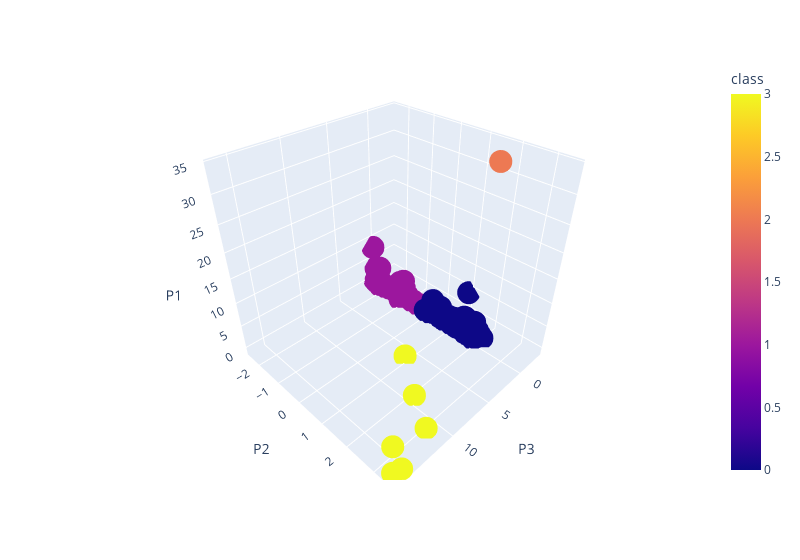

This figure's notebook cell:
### Markdown cell above
### Deliverable 4: Visualizing Cryptocurrencies Results

#### 3D-Scatter with Clusters

### Code cell
# Creating a 3D-Scatter with the PCA data and the clusters

fig = px.scatter_3d(clustered_df,
                   x='P3',
                   y='P2',
                   z='P1',
                    color='class',
                   hover_name='CoinName',
                   hover_data=['Algorithm'],
                   width=800)
fig.show()

### Figure 1 — Plotly figure (JSON) as saved in the notebook; plotly's stock layout.template omitted (floating-point values rounded to 4 significant figures; data arrays with more than 128 entries replaced by an {"elided": "..."} marker saying what was removed)
{"data": [{"customdata": {"elided": "533x1 str values"}, "hovertemplate": "<b>%{hovertext}</b><br><br>P3=%{x}<br>P2=%{y}<br>P1=%{z}<br>Algorithm=%{customdata[0]}<br>class=%{marker.color}<extra></extra>", "hovertext": {"elided": "533 str values"}, "legendgroup": "", "marker": {"color": {"elided": "533 int values"}, "coloraxis": "coloraxis", "symbol": "circle"}, "mode": "markers", "name": "", "scene": "scene", "showlegend": false, "type": "scatter3d", "x": {"elided": "533 float values"}, "y": {"elided": "533 float values"}, "z": {"elided": "533 float values"}}], "layout": {"coloraxis": {"colorbar": {"title": {"text": "class"}}, "colorscale": [[0, "#0d0887"], [0.1111, "#46039f"], [0.2222, "#7201a8"], [0.3333, "#9c179e"], [0.4444, "#bd3786"], [0.5556, "#d8576b"], [0.6667, "#ed7953"], [0.7778, "#fb9f3a"], [0.8889, "#fdca26"], [1, "#f0f921"]]}, "legend": {"tracegroupgap": 0}, "margin": {"t": 60}, "scene": {"domain": {"x": [0, 1], "y": [0, 1]}, "xaxis": {"title": {"text": "P3"}}, "yaxis": {"title": {"text": "P2"}}, "zaxis": {"title": {"text": "P1"}}}, "width": 800}}
